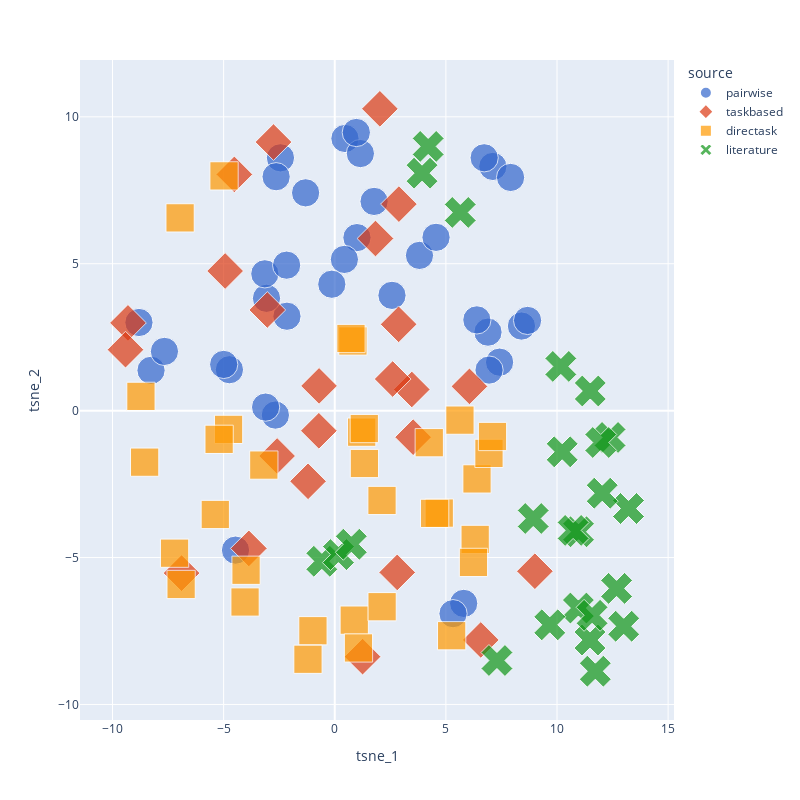

Notebook source saved alongside this figure:
### Code cell
px.scatter(x="tsne_1", y="tsne_2", data_frame=df, color="source", hover_name="dim_name", height=800, width=800,
          color_discrete_sequence=px.colors.qualitative.G10, symbol="source", size=[0.4]*len(df), hover_data="dim_desc_wrapped")

### Figure 1 — Plotly figure (JSON) as saved in the notebook; plotly's stock layout.template omitted (floating-point values rounded to 4 significant figures)
{"data": [{"customdata": [["The requirement for<br>participants to<br>engage in abstract<br>thinking and apply<br>non-concrete<br>criteria to solve<br>problems or generate<br>outputs."], ["The requirement for<br>conceptual<br>reasoning, ideation,<br>and the application<br>of abstract concepts<br>to complete a task."], ["The extent to which<br>a task requires team<br>members to work<br>together, share<br>information, and<br>make decisions<br>collaboratively to<br>achieve a common<br>goal."], ["The extent to which<br>a task requires<br>participants to work<br>together to analyze<br>information, discuss<br>differing opinions,<br>and reach a<br>consensus or<br>agreement."], ["The presence of<br>individual goals<br>that may conflict<br>with those of other<br>team members,<br>leading to<br>competitive rather<br>than cooperative<br>interactions."], ["The presence of a<br>competitive dynamic<br>within the task,<br>where individual or<br>team performance is<br>measured against<br>others."], ["The nature of the<br>interaction among<br>participants,<br>whether it is<br>competitive with<br>individual goals or<br>cooperative with a<br>shared objective."], ["The importance of<br>reaching an<br>agreement or unified<br>decision among team<br>members."], ["The necessity for<br>team members to<br>reach an agreement<br>on a collective<br>decision or output,<br>often involving<br>negotiation and<br>synthesis of<br>different<br>viewpoints."], ["The need for team<br>members to<br>negotiate, discuss,<br>and agree on a<br>collective outcome<br>that reflects the<br>group's shared<br>understanding or<br>goal."], ["The requirement for<br>the task to produce<br>a creative or non-<br>standard solution,<br>often involving idea<br>generation and<br>abstract thinking."], ["The need for team<br>members to engage in<br>creative thinking<br>and generate<br>multiple unique<br>solutions or ideas<br>within a set<br>framework."], ["The necessity for<br>creative input, idea<br>generation, and<br>innovative thinking<br>within the task."], ["The requirement for<br>participants to<br>generate new ideas<br>or solutions by<br>combining individual<br>contributions into a<br>single, cohesive<br>output."], ["The presence of<br>immediate or delayed<br>feedback on team<br>decisions and<br>actions, which<br>informs and<br>influences<br>subsequent team<br>strategy."], ["The task's provision<br>of immediate<br>feedback on<br>performance and the<br>requirement for<br>participants to<br>adapt their<br>strategies based on<br>that feedback."], ["The extent to which<br>a task provides<br>feedback on team<br>decisions and allows<br>for iterative<br>improvement based on<br>that feedback."], ["The level of<br>independence granted<br>to each team member<br>to make decisions or<br>contributions<br>without the need for<br>group consensus or<br>collaboration."], ["The balance between<br>tasks that<br>prioritize<br>individual<br>performance and<br>decision-making<br>versus those that<br>emphasize collective<br>outcomes and team<br>success."], ["The distribution of<br>information among<br>team members, where<br>not all participants<br>have access to the<br>same information,<br>requiring sharing<br>and integration to<br>complete the task."], ["The extent to which<br>a task requires team<br>members to combine<br>different pieces of<br>information to solve<br>a problem or reach a<br>decision."], ["The importance of<br>communication and<br>the exchange of<br>information among<br>team members to<br>achieve a shared<br>understanding and<br>goal."], ["The extent to which<br>team members have<br>access to the same<br>information or<br>whether the task<br>involves hidden or<br>unshared information<br>that must be<br>communicated."], ["The extent to which<br>a task requires the<br>analysis, synthesis,<br>and application of<br>information to make<br>decisions or produce<br>an output."], ["The degree to which<br>the task has a<br>clear, measurable<br>goal or outcome that<br>can be objectively<br>evaluated for<br>success."], ["The ability to<br>quantify the success<br>of the task based on<br>objective criteria<br>or a clear scoring<br>system."], ["The necessity for<br>team members to<br>interact and make<br>decisions in a<br>dynamic, real-time<br>environment."], ["The extent to which<br>a task involves<br>immediate, dynamic<br>interaction among<br>team members within<br>a shared<br>environment."], ["The degree to which<br>a task involves<br>distinct roles or<br>responsibilities for<br>each team member,<br>with each role<br>contributing<br>specific skills or<br>knowledge to the<br>team's objective."], ["The level of<br>strategic thinking,<br>planning, and<br>adaptation required<br>to achieve the<br>task's objectives<br>within a set of<br>rules or<br>constraints."], ["The level of<br>planning,<br>anticipation of<br>outcomes, and<br>strategic thinking<br>required to perform<br>the task<br>successfully."], ["The level of<br>strategic thinking<br>and prediction<br>required to consider<br>the actions and<br>potential reactions<br>of others, both<br>within the team and<br>with external<br>parties."], ["The requirement for<br>team members to<br>analyze situations,<br>predict outcomes,<br>and develop a shared<br>strategy to achieve<br>a goal within a set<br>of rules or<br>constraints."], ["The presence of a<br>fixed time limit<br>within which<br>participants must<br>complete the task,<br>adding pressure to<br>the decision-making<br>process."], ["The requirement for<br>participants to<br>interact with and<br>manipulate elements<br>within a visual or<br>spatial context to<br>achieve the task's<br>objectives."], ["The requirement for<br>team members to<br>navigate and<br>manipulate elements<br>within a shared<br>visual or spatial<br>environment."]], "hovertemplate": "<b>%{hovertext}</b><br><br>source=pairwise<br>tsne_1=%{x}<br>tsne_2=%{y}<br>size=%{marker.size}<br>dim_desc_wrapped=%{customdata[0]}<extra></extra>", "hovertext": ["Abstract Problem-Solving", "Abstract Thinking", "Collaboration Intensity", "Collaborative Decision-Making", "Competitive Dynamics", "Competitive Element", "Competitive vs. Cooperative Dynamics", "Consensus Building", "Consensus Requirement", "Consensus-Building", "Creative Output", "Creative Problem-Solving", "Creative Requirement", "Creative Synthesis", "Feedback Loop", "Feedback and Adaptation", "Feedback and Iteration", "Individual Autonomy", "Individual vs. Collective Focus", "Information Asymmetry", "Information Integration", "Information Sharing", "Information Symmetry", "Information Processing", "Objective Clarity", "Objective Measurement", "Real-Time Coordination", "Real-Time Interaction", "Role Differentiation", "Strategic Complexity", "Strategic Decision-Making", "Strategic Interaction", "Strategic Planning", "Time Constraint", "Visual-Spatial Coordination", "Spatial Coordination"], "legendgroup": "pairwise", "marker": {"color": "#3366CC", "size": [0.4, 0.4, 0.4, 0.4, 0.4, 0.4, 0.4, 0.4, 0.4, 0.4, 0.4, 0.4, 0.4, 0.4, 0.4, 0.4, 0.4, 0.4, 0.4, 0.4, 0.4, 0.4, 0.4, 0.4, 0.4, 0.4, 0.4, 0.4, 0.4, 0.4, 0.4, 0.4, 0.4, 0.4, 0.4, 0.4], "sizemode": "area", "sizeref": 0.001, "symbol": "circle"}, "mode": "markers", "name": "pairwise", "orientation": "v", "showlegend": true, "type": "scatter", "x": [8.4, 8.676, 0.999, 1.77, 7.113, 7.911, 6.723, 0.4588, 1.153, 0.9706, 7.417, 6.895, 6.943, 6.395, -8.266, -8.81, -7.663, 3.812, 4.557, -2.443, 0.4337, -1.311, -2.638, -0.132, 5.802, 5.322, -4.739, -4.997, 2.575, -2.15, -3.071, -3.146, -2.165, -4.465, -2.671, -3.111], "xaxis": "x", "y": [2.879, 3.071, 5.89, 7.121, 8.312, 7.937, 8.606, 9.264, 8.75, 9.467, 1.65, 2.672, 1.38, 3.089, 1.372, 3.001, 2.016, 5.284, 5.899, 8.605, 5.147, 7.414, 7.962, 4.303, -6.56, -6.91, 1.393, 1.573, 3.923, 3.214, 3.823, 4.656, 4.951, -4.747, -0.1506, 0.1201], "yaxis": "y"}, {"customdata": [["The level of<br>difficulty involved<br>in completing the<br>task, which can<br>range from simple<br>(e.g., recalling<br>words) to complex<br>(e.g., negotiating a<br>business deal)."], ["Whether the task<br>requires<br>participants to work<br>alone or in a team,<br>and the degree to<br>which teamwork and<br>communication are<br>necessary for<br>success."], ["The extent to which<br>the task requires<br>novel thinking,<br>imagination, or<br>innovation, as<br>opposed to tasks<br>that have clear-cut<br>solutions or rely on<br>memory."], ["The level of<br>strategic planning<br>and foresight needed<br>to perform well in<br>the task."], ["The degree to which<br>a task is<br>constrained by time,<br>requiring quick<br>thinking and<br>decision-making."], ["The amount of mental<br>effort and working<br>memory usage<br>required to perform<br>the task, which can<br>affect performance,<br>especially under<br>time constraints."], ["The extent to which<br>participants have<br>access to different<br>levels of<br>information, which<br>can influence<br>strategies and<br>outcomes in tasks<br>such as negotiations<br>or games."], ["The degree to which<br>the task involves<br>numerical<br>computation, logical<br>reasoning, and<br>problem-solving<br>skills."], ["The level of risk<br>involved in<br>decision-making and<br>the uncertainty of<br>outcomes, which can<br>be influenced by<br>unknown variables or<br>the actions of<br>others."], ["Whether and how<br>participants receive<br>feedback on their<br>performance, which<br>can be immediate or<br>delayed, and how<br>they can learn and<br>adapt their<br>strategies over<br>time."], ["The presence and<br>immediacy of<br>feedback given to<br>participants, which<br>can influence<br>learning and<br>strategy. This can<br>be operationalized<br>by whether<br>participants receive<br>immediate, delayed,<br>or no feedback on<br>their performance."], ["The manner in which<br>task performance is<br>assessed, ranging<br>from objective<br>measures (e.g., a<br>correct answer) to<br>subjective<br>evaluations (e.g.,<br>creativity or<br>negotiation skills)."], ["The extent to which<br>the task is<br>constrained by the<br>availability of<br>resources, which can<br>be operationalized<br>by the quantity and<br>type of resources<br>provided to complete<br>the task."], ["The level of<br>physical or manual<br>dexterity required<br>by the task, which<br>can be<br>operationalized by<br>the need for precise<br>movements or<br>coordination in a<br>physical or virtual<br>space."], ["Whether the task has<br>a single correct<br>answer or multiple<br>possible correct<br>answers,<br>operationalized by<br>the number of<br>acceptable solutions<br>or the range of<br>scores reflecting<br>the quality of the<br>solutions."], ["The degree to which<br>the task requires or<br>benefits from<br>specialized<br>knowledge or skills,<br>operationalized by<br>comparing<br>participants'<br>solutions to those<br>of subject matter<br>experts."], ["The degree to which<br>all necessary<br>information is<br>readily available to<br>participants or if<br>some information is<br>hidden or must be<br>discovered."], ["The type of skills<br>predominantly<br>required by the<br>task, ranging from<br>physical/manual<br>dexterity to<br>cognitive/mental<br>abilities. This can<br>be operationalized<br>by identifying the<br>primary type of<br>skill needed for<br>task completion."], ["The reliance on<br>recall ability to<br>complete the task."], ["The need to identify<br>and understand<br>patterns, trends, or<br>regularities in<br>data."], ["The requirement to<br>discuss and reach an<br>agreement in a<br>collaborative or<br>competitive context."], ["The extent to which<br>the task relies on<br>pre-existing<br>knowledge or<br>information, such as<br>familiarity with<br>words or knowledge<br>of city populations."], ["The extent to which<br>the task involves<br>moral or ethical<br>decision-making,<br>which can influence<br>the choices made by<br>participants beyond<br>purely rational<br>self-interest."], ["The need for visual<br>or auditory<br>discrimination to<br>complete the task.<br>This can be<br>operationalized by<br>tasks that require<br>distinguishing<br>between patterns,<br>sounds, or visual<br>stimuli."]], "hovertemplate": "<b>%{hovertext}</b><br><br>source=taskbased<br>tsne_1=%{x}<br>tsne_2=%{y}<br>size=%{marker.size}<br>dim_desc_wrapped=%{customdata[0]}<extra></extra>", "hovertext": ["Complexity", "Collaboration", "Creativity", "Strategy", "Time Pressure", "Cognitive Load", "Information Asymmetry", "Quantitative Reasoning", "Risk and Uncertainty", "Learning and Adaptation", "Feedback", "Objective vs. Subjective Evaluation", "Resource Limitation", "Physical Coordination", "Convergence-Divergence", "Expertise Alignment", "Information Availability", "Physical vs. Cognitive Skills", "Memory", "Pattern Recognition", "Negotiation", "Knowledge Dependency", "Moral/Ethical Consideration", "Perceptual Skills"], "legendgroup": "taskbased", "marker": {"color": "#DC3912", "size": [0.4, 0.4, 0.4, 0.4, 0.4, 0.4, 0.4, 0.4, 0.4, 0.4, 0.4, 0.4, 0.4, 0.4, 0.4, 0.4, 0.4, 0.4, 0.4, 0.4, 0.4, 0.4, 0.4, 0.4], "sizemode": "area", "sizeref": 0.001, "symbol": "diamond"}, "mode": "markers", "name": "taskbased", "orientation": "v", "showlegend": true, "type": "scatter", "x": [3.527, 1.832, 6.06, -3.035, -3.865, 1.252, -2.756, 2.81, -4.932, -9.304, -9.415, 6.572, -6.893, -2.594, 9.005, 2.874, -4.517, -1.201, 3.467, -0.7063, 2.031, 2.606, 2.887, -0.7149], "xaxis": "x", "y": [-0.9029, 5.859, 0.826, 3.427, -4.688, -8.373, 9.141, -5.505, 4.753, 2.987, 2.075, -7.805, -5.529, -1.543, -5.465, 2.938, 8.041, -2.405, 0.7206, 0.8424, 10.27, 1.076, 7.03, -0.685], "yaxis": "y"}, {"customdata": [["Number of distinct<br>steps or components<br>required to complete<br>the task"], ["Scale from 1 (low)<br>to 5 (high)<br>indicating the<br>degree to which team<br>members' tasks are<br>interconnected"], ["Count of different<br>specialized skills<br>needed to perform<br>the task effectively"], ["Scale from 1 (low)<br>to 5 (high)<br>representing the<br>predictability of<br>task outcomes"], ["Time given to<br>complete the task<br>measured in minutes<br>or hours"], ["Scale from 1<br>(familiar) to 5<br>(novel) indicating<br>how common or new<br>the task is to the<br>team members"], ["Amount of<br>information (in<br>bytes or number of<br>items) that must be<br>processed to<br>complete the task"], ["Scale from 1<br>(ambiguous) to 5<br>(clear) indicating<br>how well-defined the<br>task goals are"], ["Scale from 1 (low)<br>to 5 (high)<br>indicating the level<br>of physical effort<br>required"], ["Number of<br>coordination points<br>where team members<br>must synchronize<br>their actions"], ["Number of different<br>specialized skills<br>or knowledge areas<br>required to perform<br>the task"], ["Ratio of the amount<br>of information<br>available to the<br>team to the amount<br>of information<br>required to complete<br>the task, with a<br>value of 1<br>indicating perfect<br>information<br>availability"], ["Scale from 1<br>(routine task) to 5<br>(high problem-<br>solving demand),<br>reflecting the level<br>of novel thinking<br>required."], ["Scale from 1 (no<br>creativity needed)<br>to 5 (high<br>creativity<br>required), gauging<br>the need for<br>original ideas and<br>solutions."], ["Measured by the<br>average time it<br>takes for a new team<br>member to perform<br>the task at a<br>proficiency level of<br>90% of an<br>experienced member."], ["Measured by the<br>average time between<br>action and receiving<br>feedback on<br>performance,<br>indicating the<br>immediacy and<br>frequency of<br>feedback."], ["Measured by the<br>percentage of time<br>all necessary<br>resources are<br>available during<br>task performance."], ["Scale from 1 (low<br>stress) to 5 (high<br>stress), based on<br>physiological<br>measures such as<br>heart rate or self-<br>reported stress<br>levels."], ["Number of<br>coordination actions<br>(e.g.,<br>communications,<br>synchronizations)<br>required per unit of<br>time"], ["Rating on a scale<br>from 1 (minimal<br>cognitive effort) to<br>5 (extreme cognitive<br>effort) based on the<br>mental intensity of<br>the task"], ["Number of novel<br>solutions or<br>approaches required<br>to successfully<br>complete the task"], ["The length of time<br>required to complete<br>the task, 'measure':<br>'Time in Minutes:<br>The average time<br>taken to complete<br>the task, measured<br>in minutes"], ["The degree to which<br>the task is new or<br>unfamiliar to the<br>team, 'measure':<br>Novelty Rating: A<br>score from 1<br>(familiar) to 5<br>(novel) based on<br>team members' self-<br>reported familiarity<br>with the task."], ["The mental effort<br>required to perform<br>the task, 'measure':<br>'Cognitive Load<br>Scale: A score from<br>1 (low) to 5 (high)<br>based on subjective<br>assessment of mental<br>effort required,<br>using standardized<br>cognitive load<br>measurement<br>instruments"], ["The range of skills<br>and abilities<br>required to perform<br>the task, 'measure':<br>'Skill Diversity<br>Index: The number of<br>distinct skills and<br>abilities required<br>to perform the task<br>effectively"], ["A numerical score<br>based on the number<br>of distinct<br>cognitive processes<br>required (e.g.,<br>memory recall,<br>logical reasoning,<br>decision-making),<br>the number of<br>decision points, and<br>the level of<br>abstraction involved<br>in the task"], ["A scale from 0 to 1<br>where 0 represents<br>completely<br>independent tasks<br>and 1 represents<br>tasks that cannot be<br>completed without<br>constant team<br>interaction,<br>measured by the<br>frequency and<br>necessity of<br>communication among<br>team members"], ["A measure of the<br>task's time<br>sensitivity,<br>quantified by the<br>ratio of the time<br>spent on active task<br>engagement to the<br>total time allotted<br>for task completion."], ["A score derived from<br>the necessity for<br>creative problem-<br>solving and<br>generation of novel<br>ideas, rated by<br>experts in the field<br>on a scale from 1<br>(no innovation<br>needed) to 10<br>(highly innovative)"], ["A metric based on<br>the number and<br>complexity of<br>physical actions<br>required by the<br>team, the precision<br>needed, and the<br>degree of<br>synchronization,<br>measured on a scale<br>from 1 (minimal<br>coordination) to 10<br>(extensive<br>coordination)"], ["A variability index<br>calculated by the<br>number of external<br>variables that can<br>affect task<br>performance (e.g.,<br>changing tools,<br>shifting<br>workspaces), with<br>higher scores<br>indicating greater<br>variability"], ["A constraint score<br>based on the<br>scarcity of<br>resources (e.g.,<br>time, information,<br>tools, personnel)<br>necessary for task<br>completion, with<br>higher scores<br>indicating tighter<br>constraints"], ["A measurability<br>score based on the<br>clarity and<br>objectivity of the<br>outcome assessment<br>criteria, ranging<br>from 1 (subjective<br>or unclear criteria)<br>to 10 (objective and<br>clear criteria)"]], "hovertemplate": "<b>%{hovertext}</b><br><br>source=directask<br>tsne_1=%{x}<br>tsne_2=%{y}<br>size=%{marker.size}<br>dim_desc_wrapped=%{customdata[0]}<extra></extra>", "hovertext": ["Complexity", "Interdependence", "Diversity of Skills Required", "Uncertainty", "Time Pressure", "Task Novelty", "Information Load", "Goal Clarity", "Physical Demand", "Coordination Requirement", "Diversity of Skills", "Information Availability", "Problem-Solving Demand", "Creativity Requirement", "Learning Curve", "Feedback Loop", "Resource Availability", "Stress Level", "Coordination Demand", "Cognitive Demand", "Innovativeness", "Duration", "Novelty", "Cognitive Load", "Skill Variety", "Cognitive Complexity", "Interdependence Level", "Temporal Dynamics", "Innovation Requirement", "Physical Coordination", "Environmental Variability", "Resource Constraints", "Outcome Measurability"], "legendgroup": "directask", "marker": {"color": "#FF9900", "size": [0.4, 0.4, 0.4, 0.4, 0.4, 0.4, 0.4, 0.4, 0.4, 0.4, 0.4, 0.4, 0.4, 0.4, 0.4, 0.4, 0.4, 0.4, 0.4, 0.4, 0.4, 0.4, 0.4, 0.4, 0.4, 0.4, 0.4, 0.4, 0.4, 0.4, 0.4, 0.4, 0.4], "sizemode": "area", "sizeref": 0.001, "symbol": "square"}, "mode": "markers", "name": "directask", "orientation": "v", "showlegend": true, "type": "scatter", "x": [4.252, 0.8159, 1.213, 6.318, -3.991, 4.701, -6.958, 6.241, -0.9809, -4.777, 1.328, -4.981, 6.401, 6.939, -8.553, -8.721, -7.207, -1.206, -5.203, 0.8768, 5.633, -4.036, 4.495, 1.067, 1.335, 2.131, 0.7304, -5.376, 7.098, -3.191, 2.127, -6.913, 5.261], "xaxis": "x", "y": [-1.091, 2.371, -0.7322, -4.383, -5.432, -3.486, 6.562, -5.165, -7.491, -0.6368, -0.6089, 7.99, -2.323, -1.454, -1.753, 0.4867, -4.851, -8.461, -0.9757, -7.13, -0.3227, -6.513, -3.496, -8.076, -1.799, -6.673, 2.456, -3.534, -0.8788, -1.853, -3.056, -5.917, -7.661], "yaxis": "y"}, {"customdata": [["Does this task<br>primarily require<br>physical effort, as<br>opposed to primarily<br>requiring mental<br>effort?"], ["What is the fraction<br>of physical (as<br>opposed to mental)<br>effort required for<br>the task?"], ["Is this a \"planning\"<br>task? In other<br>words, is one of the<br>main purpose(s) of<br>this task to produce<br>a sequence of<br>concrete steps or<br>actions that an<br>individual can<br>follow to achieve<br>some goal?"], ["Is this a<br>\"generation\" or<br>\"brainstorming\"<br>task? In other<br>words, is one of the<br>main purpose(s) of<br>this task to produce<br>a number of ideas or<br>examples, without<br>any particular<br>action associated<br>with them?"], ["What fraction of the<br>effort required for<br>this task is<br>creative thinking<br>(as opposed to any<br>other type of<br>effort, whether<br>physical, logical,<br>etc.)?"], ["Is one of the main<br>purpose(s) of this<br>task to resolve<br>people's differences<br>in opinion,<br>perspective, or<br>viewpoint?"], ["During this task,<br>group members pursue<br>different interests,<br>objectives, or<br>goals."], ["Can the outcome of<br>this task be<br>described in<br>win/lose terms?"], ["Does the task have<br>an all-or-nothing<br>outcome? In other<br>words, is it<br>sufficient to just<br>meet a particular<br>standard?"], ["Is it efficient and<br>useful for members<br>of the group to work<br>on discrete parts<br>(or subtasks) of<br>this activity?"], ["Is the goal (or one<br>of the goals) of<br>this task to try to<br>achieve doing<br>something as much as<br>possible, as many as<br>possible, or as<br>quickly as possible?"], ["Is the goal (or one<br>of the goals) of<br>this task to try to<br>achieve a precise<br>outcome?"], ["Is there only one<br>\"best\" solution (or<br>possible solution)<br>to this task?"], ["Is there only one<br>method for achieving<br>the task, as opposed<br>to many alternatives<br>for task completion?"], ["Can acceptable<br>solutions to this<br>task be demonstrated<br>or verified to be<br>correct (e.g., by an<br>expert or third-<br>party)?"], ["Can this task be<br>written as a \"formal<br>model\" that an<br>algorithm could<br>solve?"], ["Is there enough<br>information in the<br>problem to find a<br>valid solution?"], ["If someone who is<br>able to solve the<br>problem explains<br>their answer, would<br>others recognize it<br>as correct without<br>contest?"], ["Is a participant<br>able to come up with<br>a provably correct<br>solution, assuming<br>sufficient ability,<br>time, motivation,<br>and resources?"], ["Is there an<br>objectively correct<br>solution to this<br>task that can be<br>calculated or<br>selected?"], ["On a scale of 0<br>(entirely<br>subjective, with no<br>correct answer; a<br>judgmental task) to<br>1 (entirely<br>objective and<br>demonstrable by pure<br>logic; an<br>intellective task),<br>how would you<br>classify the extent<br>of demonstrable<br>correctness of this<br>task?"], ["Does completing this<br>task require<br>participants to<br>evaluate tradeoffs<br>--- conflicting<br>possible solutions<br>or conflicting<br>pieces of<br>information?"], ["When doing this<br>task, will the<br>participants have<br>any uncertainty<br>about whether their<br>method or solution<br>will lead to the<br>desired outcome?"], ["Is the solution to<br>the question obvious<br>as soon as it is<br>proposed --- for<br>example, once people<br>see the \"trick,\"<br>they know how to<br>solve it?"]], "hovertemplate": "<b>%{hovertext}</b><br><br>source=literature<br>tsne_1=%{x}<br>tsne_2=%{y}<br>size=%{marker.size}<br>dim_desc_wrapped=%{customdata[0]}<extra></extra>", "hovertext": ["Conceptual-Behavioral", "Intellectual-Manipulative", "Type 1 (Planning)", "Type 2 (Generate)", "Creativity Input", "Type 5 (Cognitive Conflict)", "Type 6 (Mixed-Motive)", "Type 7 (Battle)", "Type 8 (Performance)", "Divisible-Unitary", "Maximizing", "Optimizing", "Outcome Multiplicity", "Solution Scheme Multiplicity", "Decision Verifiability", "Shared Knowledge", "Within-System Solution", "Answer Recognizability", "Time Solvability", "Type 3 and Type 4 (Objective Correctness)", "Intellective-Judgmental", "Conflicting Tradeoffs", "Solution Scheme Outcome Uncertainty", "Eureka Question"], "legendgroup": "literature", "marker": {"color": "#109618", "size": [0.4, 0.4, 0.4, 0.4, 0.4, 0.4, 0.4, 0.4, 0.4, 0.4, 0.4, 0.4, 0.4, 0.4, 0.4, 0.4, 0.4, 0.4, 0.4, 0.4, 0.4, 0.4, 0.4, 0.4], "sizemode": "area", "sizeref": 0.001, "symbol": "x"}, "mode": "markers", "name": "literature", "orientation": "v", "showlegend": true, "type": "scatter", "x": [-0.582, 0.166, 11.5, 10.17, 0.7458, 4.204, 5.647, 13.22, 12.04, 10.23, 12.39, 11.97, 10.97, 10.73, 10.96, 12.68, 13.0, 11.48, 11.58, 9.675, 7.298, 3.927, 8.93, 11.72], "xaxis": "x", "y": [-5.128, -4.9, 0.6691, 1.506, -4.548, 8.993, 6.746, -3.331, -2.81, -1.401, -0.9122, -1.084, -4.123, -4.076, -6.719, -6.049, -7.339, -7.808, -6.966, -7.29, -8.504, 8.082, -3.67, -8.868], "yaxis": "y"}], "layout": {"height": 800, "legend": {"itemsizing": "constant", "title": {"text": "source"}, "tracegroupgap": 0}, "margin": {"t": 60}, "width": 800, "xaxis": {"anchor": "y", "autorange": true, "domain": [0, 1], "range": [-11.47, 15.27], "title": {"text": "tsne_1"}, "type": "linear"}, "yaxis": {"anchor": "x", "autorange": true, "domain": [0, 1], "range": [-10.53, 11.93], "title": {"text": "tsne_2"}, "type": "linear"}}}
